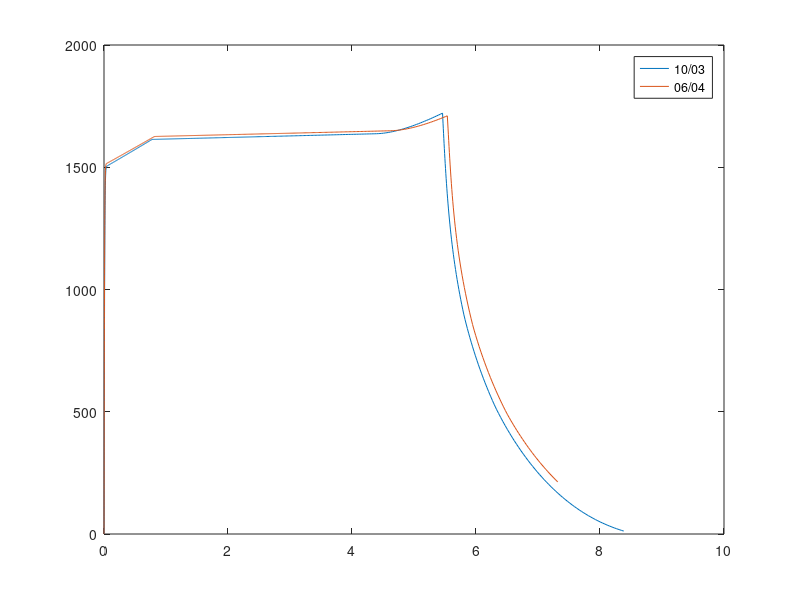

This chart was generated by the following MATLAB code:
%montenegro_1003.l = 200;
%montenegro_0604.l = 220;


%montenegro_1003.radius = 72.2;
%montenegro_0604.radius = 70.2;


montenegro_0604 = load('Empuxo_Montenegro_06_04_2022.txt');
montenegro_1003 = load('Empuxo_Montenegro_10_03_2022.txt');

plot(montenegro_1003(:,1), montenegro_1003(:,2));
hold on
plot(montenegro_0604(:,1), montenegro_0604(:,2));
legend('10/03', '06/04')
